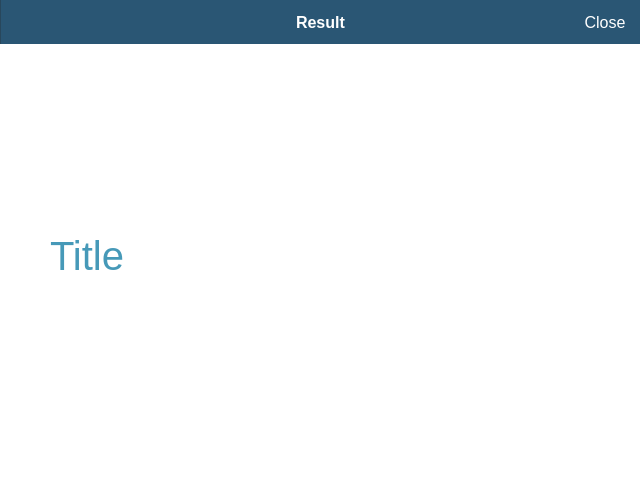
<?xml version="1.0" encoding="UTF-8"?>
<ui version="4.0">
 <class>ResultDetailPage</class>
 <widget class="QWidget" name="ResultDetailPage">
  <property name="windowModality">
   <enum>Qt::NonModal</enum>
  </property>
  <property name="geometry">
   <rect>
    <x>0</x>
    <y>0</y>
    <width>640</width>
    <height>480</height>
   </rect>
  </property>
  <property name="sizePolicy">
   <sizepolicy hsizetype="Expanding" vsizetype="Expanding">
    <horstretch>0</horstretch>
    <verstretch>0</verstretch>
   </sizepolicy>
  </property>
  <property name="palette">
   <palette>
    <active>
     <colorrole role="Base">
      <brush brushstyle="SolidPattern">
       <color alpha="255">
        <red>255</red>
        <green>255</green>
        <blue>255</blue>
       </color>
      </brush>
     </colorrole>
     <colorrole role="Window">
      <brush brushstyle="SolidPattern">
       <color alpha="255">
        <red>255</red>
        <green>255</green>
        <blue>255</blue>
       </color>
      </brush>
     </colorrole>
    </active>
    <inactive>
     <colorrole role="Base">
      <brush brushstyle="SolidPattern">
       <color alpha="255">
        <red>255</red>
        <green>255</green>
        <blue>255</blue>
       </color>
      </brush>
     </colorrole>
     <colorrole role="Window">
      <brush brushstyle="SolidPattern">
       <color alpha="255">
        <red>255</red>
        <green>255</green>
        <blue>255</blue>
       </color>
      </brush>
     </colorrole>
    </inactive>
    <disabled>
     <colorrole role="Base">
      <brush brushstyle="SolidPattern">
       <color alpha="255">
        <red>255</red>
        <green>255</green>
        <blue>255</blue>
       </color>
      </brush>
     </colorrole>
     <colorrole role="Window">
      <brush brushstyle="SolidPattern">
       <color alpha="255">
        <red>255</red>
        <green>255</green>
        <blue>255</blue>
       </color>
      </brush>
     </colorrole>
    </disabled>
   </palette>
  </property>
  <property name="windowTitle">
   <string>Form</string>
  </property>
  <property name="autoFillBackground">
   <bool>true</bool>
  </property>
  <property name="styleSheet">
   <string notr="true">QWidget#diagramTopBar
{
	border-style: solid;
	border-color: #28475c;
	border-width: 0px 0px 0px 1px;
	background-color: #2a5674;
}

QLabel#titleLabel
{
	background-color: #2a5674;
	color: #fff;
	font-weight: bold;
	font-size: 16px;
}

QPushButton#closeButton,#diagramHiddenButton {
	background-color: #2a5674;
	border: none;
	min-width: 70px; max-width: 70px;
	color: #fff;
	font-weight: normal;
	font-size: 16px;
}

QPushButton#closeButton:hover
{
	background-color: #2d5c7c;
}

QPushButton#closeButton:pressed
{
	background-color: #27516d;
}

QPushButton#diagramHiddenButton
{
	color: #2a5674;
}
</string>
  </property>
  <layout class="QVBoxLayout" name="verticalLayout_4">
   <property name="leftMargin">
    <number>0</number>
   </property>
   <property name="topMargin">
    <number>0</number>
   </property>
   <property name="rightMargin">
    <number>0</number>
   </property>
   <property name="bottomMargin">
    <number>0</number>
   </property>
   <item>
    <widget class="QWidget" name="diagramTopBar" native="true">
     <property name="minimumSize">
      <size>
       <width>0</width>
       <height>44</height>
      </size>
     </property>
     <property name="maximumSize">
      <size>
       <width>16777215</width>
       <height>44</height>
      </size>
     </property>
     <layout class="QHBoxLayout" name="horizontalLayout_7">
      <property name="spacing">
       <number>0</number>
      </property>
      <property name="leftMargin">
       <number>1</number>
      </property>
      <property name="topMargin">
       <number>0</number>
      </property>
      <property name="rightMargin">
       <number>0</number>
      </property>
      <property name="bottomMargin">
       <number>0</number>
      </property>
      <item>
       <widget class="QPushButton" name="diagramHiddenButton">
        <property name="sizePolicy">
         <sizepolicy hsizetype="Minimum" vsizetype="Expanding">
          <horstretch>0</horstretch>
          <verstretch>0</verstretch>
         </sizepolicy>
        </property>
        <property name="text">
         <string>Close</string>
        </property>
        <property name="flat">
         <bool>false</bool>
        </property>
       </widget>
      </item>
      <item>
       <spacer name="horizontalSpacer_5">
        <property name="orientation">
         <enum>Qt::Horizontal</enum>
        </property>
        <property name="sizeHint" stdset="0">
         <size>
          <width>40</width>
          <height>20</height>
         </size>
        </property>
       </spacer>
      </item>
      <item>
       <widget class="QLabel" name="titleLabel">
        <property name="text">
         <string>Result</string>
        </property>
       </widget>
      </item>
      <item>
       <spacer name="horizontalSpacer_6">
        <property name="orientation">
         <enum>Qt::Horizontal</enum>
        </property>
        <property name="sizeHint" stdset="0">
         <size>
          <width>40</width>
          <height>20</height>
         </size>
        </property>
       </spacer>
      </item>
      <item>
       <widget class="QPushButton" name="closeButton">
        <property name="sizePolicy">
         <sizepolicy hsizetype="Minimum" vsizetype="Expanding">
          <horstretch>0</horstretch>
          <verstretch>0</verstretch>
         </sizepolicy>
        </property>
        <property name="text">
         <string>Close</string>
        </property>
        <property name="flat">
         <bool>false</bool>
        </property>
       </widget>
      </item>
     </layout>
    </widget>
   </item>
   <item>
    <layout class="QVBoxLayout" name="detailsLayout">
     <property name="leftMargin">
      <number>50</number>
     </property>
     <property name="topMargin">
      <number>9</number>
     </property>
     <property name="rightMargin">
      <number>9</number>
     </property>
     <property name="bottomMargin">
      <number>9</number>
     </property>
     <item>
      <widget class="QLabel" name="resultNameLabel">
       <property name="minimumSize">
        <size>
         <width>0</width>
         <height>60</height>
        </size>
       </property>
       <property name="palette">
        <palette>
         <active>
          <colorrole role="WindowText">
           <brush brushstyle="SolidPattern">
            <color alpha="255">
             <red>70</red>
             <green>153</green>
             <blue>184</blue>
            </color>
           </brush>
          </colorrole>
          <colorrole role="Text">
           <brush brushstyle="SolidPattern">
            <color alpha="255">
             <red>70</red>
             <green>153</green>
             <blue>184</blue>
            </color>
           </brush>
          </colorrole>
         </active>
         <inactive>
          <colorrole role="WindowText">
           <brush brushstyle="SolidPattern">
            <color alpha="255">
             <red>70</red>
             <green>153</green>
             <blue>184</blue>
            </color>
           </brush>
          </colorrole>
          <colorrole role="Text">
           <brush brushstyle="SolidPattern">
            <color alpha="255">
             <red>70</red>
             <green>153</green>
             <blue>184</blue>
            </color>
           </brush>
          </colorrole>
         </inactive>
         <disabled>
          <colorrole role="WindowText">
           <brush brushstyle="SolidPattern">
            <color alpha="255">
             <red>120</red>
             <green>120</green>
             <blue>120</blue>
            </color>
           </brush>
          </colorrole>
          <colorrole role="Text">
           <brush brushstyle="SolidPattern">
            <color alpha="255">
             <red>120</red>
             <green>120</green>
             <blue>120</blue>
            </color>
           </brush>
          </colorrole>
         </disabled>
        </palette>
       </property>
       <property name="font">
        <font>
         <family>MS Sans Serif</family>
         <pointsize>30</pointsize>
        </font>
       </property>
       <property name="text">
        <string>Title</string>
       </property>
      </widget>
     </item>
    </layout>
   </item>
   <item>
    <layout class="QVBoxLayout" name="chartLayout">
     <property name="leftMargin">
      <number>9</number>
     </property>
     <property name="topMargin">
      <number>9</number>
     </property>
     <property name="rightMargin">
      <number>9</number>
     </property>
     <property name="bottomMargin">
      <number>9</number>
     </property>
    </layout>
   </item>
  </layout>
 </widget>
 <resources/>
 <connections/>
</ui>
